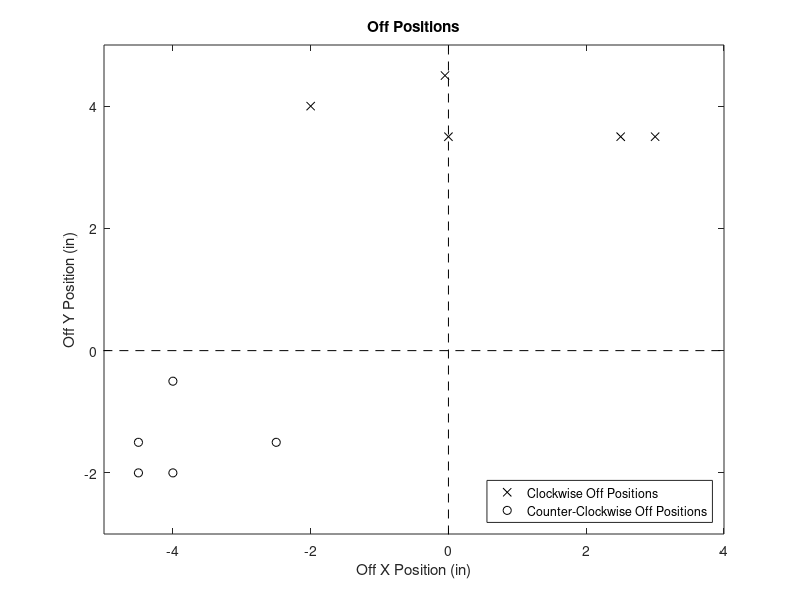

MATLAB code to generate this figure:
clc
clear all
close all

%% Variables:
D = 3.375;
CWxoff = [2.5, -0.05, -2, 3, 0];
CWyoff = [3.5, 4.5, 4, 3.5, 3.5];
CCWxoff = [-2.5, -4.5, -4, -4.5, -4];
CCWyoff = [-1.5, -1.5, -0.5, -2, -2];

%% Calculations:
CWx = mean(CWxoff);
CWy = mean(CWyoff);
CCWx = mean(CCWxoff);
CCWy = mean(CCWyoff);
rCW = sqrt(CWx.^2 + CWy.^2);
rCCW = sqrt(CCWx.^2 + CCWy.^2);
EMaxSys = max([rCW,rCCW]);

alpha = mean([(CWx+CCWx)/(-4*D),(CWy-CCWy)/(-4*D)]);
beta = mean([(CWx-CCWx)/(-4*D),(CWy+CCWy)/(-4*D)]);

Ed = (D+beta*sin(beta/2))/(D-beta*sin(beta/2));
cb = pi/(pi-alpha)
cl = 2/(Ed+1)
cr = Ed*cl

figure
plot(CWxoff,CWyoff,'xk',CCWxoff,CCWyoff,'ok',[-10,10],[0,0],'--k',[-0,0],[-10,10],'--k')
legend('Clockwise Off Positions','Counter-Clockwise Off Positions','location','SouthEast')
xlabel('Off X Position (in)')
ylabel('Off Y Position (in)')
title('Off Positions')
axis([-5,4,-3,5])
